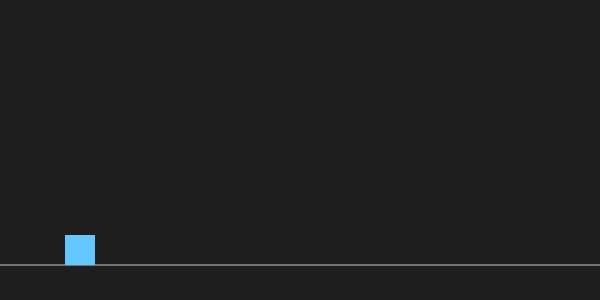
Frame 1 (no input)
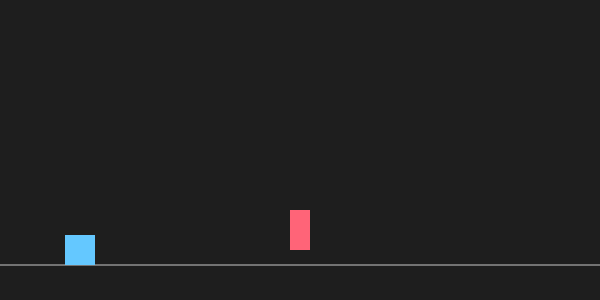
Frame 60 (no input)
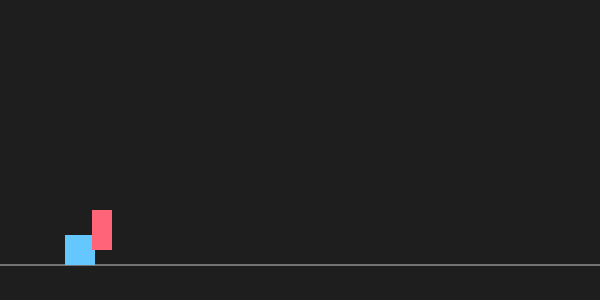
Frame 120 (the mouse pressed at the canvas centre since frame 60)

The p5.js sketch that drew these frames (run headless with seeded random() and noise() and a simulated clock; from frame 60 on, the mouse is pressed at the canvas centre):

// p5.js sketch
// ── sketch.js
let playerX;
let playerY;
let playerSize;
let playerVelocityY;
let playerJumpPower;
let gravity;
let groundY;
let isOnGround;

let obstacleX;
let obstacleY;
let obstacleW;
let obstacleH;
let obstacleSpeed;
let obstacleSpeedIncrement;

let gameOver;

function setup() {
  createCanvas(600, 300);

  // Player setup
  playerX = 80;
  groundY = 250;
  playerY = groundY;
  playerSize = 30;
  playerVelocityY = 0;
  playerJumpPower = 13;
  gravity = 0.8;
  isOnGround = true;

  // Obstacle setup
  obstacleX = width + 50;
  obstacleY = groundY;
  obstacleW = 20;
  obstacleH = 40;
  obstacleSpeed = 6;
  obstacleSpeedIncrement = 0.4;

  gameOver = false;
}

function updatePlayer() {
  playerVelocityY += gravity; // Apply gravity, moves down
  playerY += playerVelocityY; // Update positionY with velocityY

  // Ground collision
  if (playerY > groundY) {
    playerY = groundY;
    playerVelocityY = 0;
    isOnGround = true;
  }
}


function updateObstacle() {
  obstacleX -= obstacleSpeed;  // Move obstacle left

  // If it goes off-screen, reset to right
  if (obstacleX + obstacleW < 0) {
    obstacleX = width + random(50, 150);  // Resets position
    obstacleSpeed = obstacleSpeed + 0.4;  // Slightly increase speed to make it harder
  }
}


function checkCollision() {
  // "Simple" AABB collision
  // Deconstructed might make it easier to follow?
//   let playerLeft = playerX - playerSize / 2;
//   let playerRight = playerX + playerSize / 2;
//   let playerTop = playerY - playerSize / 2;
//   let playerBottom = playerY + playerSize / 2;

//   let obstacleLeft = obstacleX;
//   let obstacleRight = obstacleX + obstacleW;
//   let obstacleTop = obstacleY - obstacleH;
//   let obstacleBottom = obstacleY;

//   let overlapX =
//     playerRight > obstacleLeft && playerLeft < obstacleRight;
//   let overlapY =
//     playerBottom > obstacleTop && playerTop < obstacleBottom;

//   if (overlapX && overlapY) {
//     gameOver = true;
//   }
  
  // Simplest approach
  if ( (playerX + playerSize / 2) > (obstacleX) && 
       (playerX - playerSize / 2) < (obstacleX + obstacleW) &&
       (playerY - playerSize / 2) < (obstacleY) &&
       (playerY + playerSize / 2) > (obstacleY - obstacleH)
      )
  {
    gameOver = true
  }
}

function drawPlayer() {
  noStroke();
  fill(100, 200, 255);
  rectMode(CENTER);
  rect(playerX, playerY, playerSize, playerSize);
}

function drawObstacle() {
  noStroke();
  fill(255, 100, 120);
  rectMode(CORNER);
  rect(obstacleX, obstacleY - obstacleH, obstacleW, obstacleH);
}


function keyPressed() {
  // Jump (only if on ground and not game over)
  if (key === " " && isOnGround && !gameOver) {
    playerVelocityY = -playerJumpPower; // Decrease in Y, moves up
    isOnGround = false;
  }
}


function draw() {
  background(30);

  // Draw ground
  stroke(200);
  line(0, groundY + playerSize / 2, width, groundY + playerSize / 2);
  
  // "Game Logic"
  if (!gameOver) {
    updatePlayer();
    updateObstacle();
    checkCollision();
  }
  
  // Render da game
  drawPlayer();
  drawObstacle();
}
